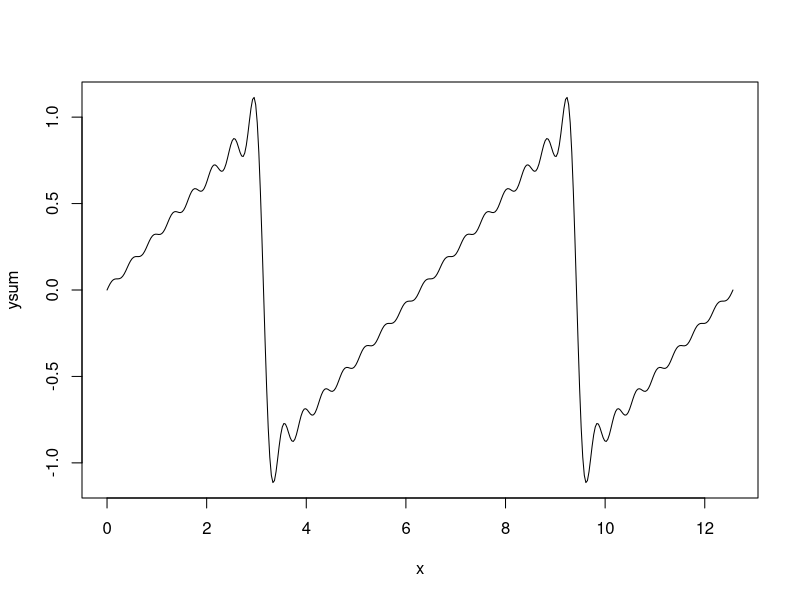

This chart was generated by the following R code:
# file: make_waves

# code to generate set of 15 sine waves to make square wave
# saving file as squarewave.csv

x = seq(0,4*pi,0.01*pi)
y = seq(1,29,2)
y_square = matrix(data = NA, nrow = 401, ncol = 15)
for (i in 1:15){
  y_square[,i] = (4/pi) * (sin(y[i] * x)/y[i])
}
write.csv(y_square, file = "squarewave.csv",row.names = FALSE)

# code to test data in squarewave.csv; uncomment to run

# squarewave = read.csv("squarewave.csv")
# x = seq(0,4*pi,0.01 * pi)
# number_cols = 15
# if (number_cols == 1){
#   ysum = squarewave[,1]
# } else {
#   ysum = apply(squarewave[,1:number_cols], MARGIN = 1, FUN = sum)
# }
# plot(x = x, y = ysum, type = "l", lty = 1, lwd = 3, col = 8)
# lines(x = x, y = sign(sin(x)), lwd = 3, lty = 3, col = 6)
# grid()
# for (i in 1:number_cols){
#   lines(x = x, y = squarewave[,i], lty = 2, col = 1)
# }

# code to generate set of 15 sine waves to make square wave
# saving file as trianglewave.csv

x = seq(0,4*pi,0.01*pi)
y = seq(1,29,2)
y_triangle = matrix(data = NA, nrow = 401, ncol = 15)
for (i in 1:15){
  y_triangle[,i] = (-8/pi^2) * (-1)^i * 1/(y[i]^2) * sin(y[i]*x)
}
write.csv(y_triangle, file = "trianglewave.csv",row.names = FALSE)

# code to test data in trianglewave.csv; uncomment to run

# trianglewave = read.csv("trianglewave.csv")
# x = seq(0,4*pi,0.01 * pi)
# number_cols = 15
# if (number_cols == 1){
#   ysum = trianglewave[,1]
# } else {
#   ysum = apply(trianglewave[,1:number_cols], MARGIN = 1, FUN = sum)
# }
# plot(x = x, y = ysum, type = "l", lty = 1, lwd = 3, col = 8)
# lines(x = x, 
#       y = 4*1/(2*pi) * abs((x-2*pi/4)%%(2*pi) - 2*pi/2) - 1, 
#       lwd = 3, lty = 3, col = 6)
# grid()
# for (i in 1:number_cols){
#   lines(x = x, y = trianglewave[,i], lty = 2, col = 1)
# }

# code to generate set of 15 sine waves to make sawtooth wave
# saving file as sawtoothwave.csv

x = seq(0,4*pi,0.01*pi)
y = seq(1,15,1)
y_sawtooth = matrix(data = NA, nrow = 401, ncol = 15)
for (i in 1:15){
  y_sawtooth[,i] = (-2/pi) * (-1)^i * 1/i * sin(i*x)
}
ysum = apply(y_sawtooth[,1:15], MARGIN = 1, FUN = sum)
plot(x = x, y = ysum, type = "l")
write.csv(y_sawtooth, file = "sawtoothwave.csv",row.names = FALSE)

# code to test data in sawtoothwave.csv; uncomment to run

# sawtoothwave = read.csv("sawtoothwave.csv")
# x = seq(0,4*pi,0.01 * pi)
# number_cols = 15
# if (number_cols == 1){
#   ysum = sawtoothwave[,1]
# } else {
#   ysum = apply(sawtoothwave[,1:number_cols], MARGIN = 1, FUN = sum)
# }
# plot(x = x, y = ysum, type = "l", lty = 1, lwd = 3, col = 8)
# lines(x = c(0,pi,pi,pi,pi,3*pi,3*pi,3*pi,3*pi,4*pi), 
#       y = c(0,1,1,-1,-1,1,1,-1,-1, 0), lty = 1)
# grid()
# for (i in 1:number_cols){
#   lines(x = x, y = sawtoothwave[,i], lty = 2, col = 1)
# }
